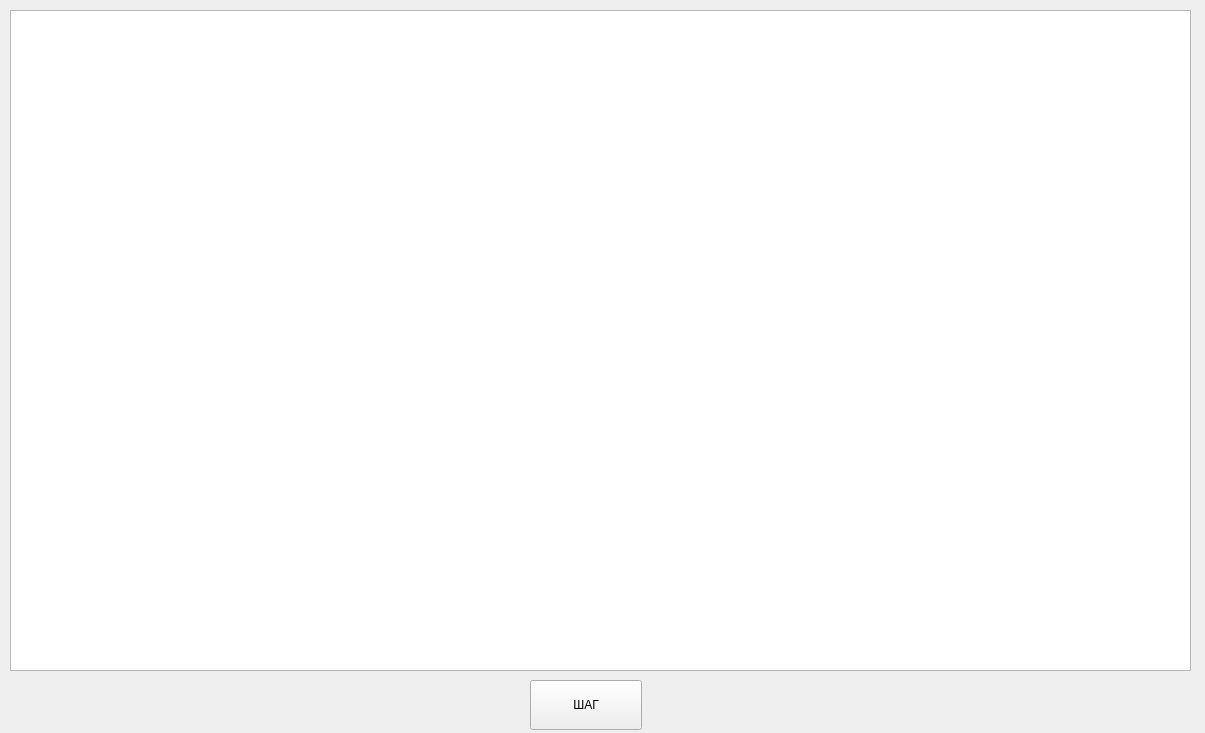
<?xml version="1.0" encoding="UTF-8"?>
<ui version="4.0">
 <class>StepWindow</class>
 <widget class="QWidget" name="StepWindow">
  <property name="geometry">
   <rect>
    <x>0</x>
    <y>0</y>
    <width>1205</width>
    <height>733</height>
   </rect>
  </property>
  <property name="windowTitle">
   <string>Form</string>
  </property>
  <widget class="QPushButton" name="pushButton">
   <property name="geometry">
    <rect>
     <x>530</x>
     <y>680</y>
     <width>112</width>
     <height>50</height>
    </rect>
   </property>
   <property name="text">
    <string>ШАГ</string>
   </property>
  </widget>
  <widget class="QGraphicsView" name="graphicsView">
   <property name="geometry">
    <rect>
     <x>10</x>
     <y>10</y>
     <width>1181</width>
     <height>661</height>
    </rect>
   </property>
  </widget>
 </widget>
 <resources/>
 <connections/>
</ui>
